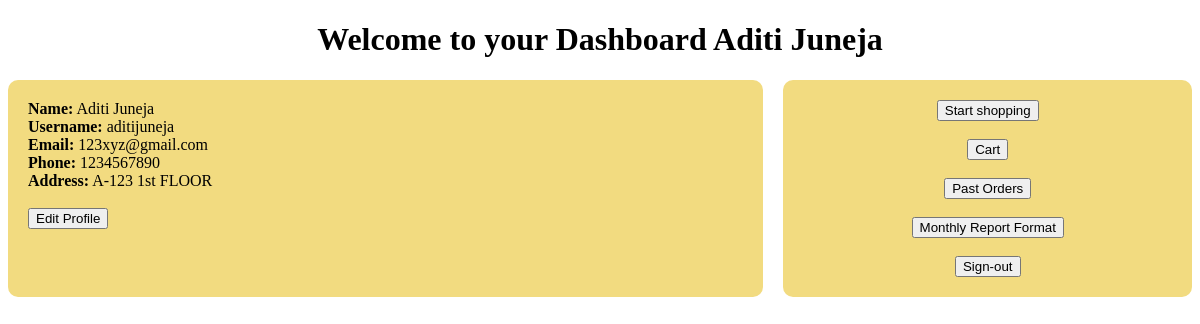
Page /customer/1/dashboard (signed in) on the committed database.
### application/models.py (models this page shows, shortened)
class User(db.Model, UserMixin):
    __abstract__ = True
    name = db.Column(db.String, nullable=False)
    email = db.Column(db.String, unique=True, nullable=False)
    username = db.Column(db.String, unique=True, nullable=False)
    password = db.Column(db.String, nullable=False)
    phone_no = db.Column(db.String(10), nullable=False)

class Customer(User):
    __tablename__ = "customer"
    customer_id = db.Column(db.Integer, autoincrement=True, primary_key=True)
    address = db.Column(db.String, nullable=False)
    last_login = db.Column(db.String, default=None)
    report_format = db.Column(db.String, default="html")
    __table_args__ = (
        CheckConstraint(report_format.in_(["html", "pdf"]), name="valid_report_format"),
    )

### application/views/viewsCustomer.py (the view, shortened to what this page needs)
@viewsCustomer.route("/customer/<int:c_id>/dashboard")
@cache.cached(timeout=20)
def dashboard(c_id):
    user = Customer.query.filter_by(customer_id=c_id).first()
    products, status_code = GetProduct()
    categories, status_code = GetCategory()
    total_orders = OrderDetails.query.filter_by(customer_id=c_id).count()
    n = 5  # number of past orders to be considered for recommendation
    if total_orders >= n:
        orders = (
            OrderDetails.query.filter_by(customer_id=c_id)
            .order_by(desc(OrderDetails.order_date))
            .limit(n)
            .all()
        )
    else:
        orders = OrderDetails.query.filter_by(customer_id=c_id).all()
    orderItems = []
    if orderItems == []:
        products = None
    else:
        products = recommender.recommendProducts(products, categories, orderItems)
    return render_template(
        "dashboard/dashboard_customer.html",
        account_type="customer",
        id=c_id,
        name=user.name,
        address=user.address,
        phone=user.phone_no,
        username=user.username,
        email=user.email,
        products=products,
    )

### application/views/auth.py (called while the page is built)
@login_manager.user_loader
def load_user(user_id):
    if "account_type" not in session:
        session["account_type"] = "user"
        return render_template("signinup/signin_base.html")
    if session["account_type"] == "Customer":
        return Customer.query.get(int(user_id))
    elif session["account_type"] == "Admin":
        return Admin.query.get(int(user_id))
    elif session["account_type"] == "StoreManager":
        return StoreManager.query.get(int(user_id))
    elif session["account_type"] == "DeliveryExecutive":
        return DeliveryExecutive.query.get(int(user_id))
    elif session["account_type"] == "developer":
        return Developer.query.get(int(user_id))
    else:
        return None

### application/views/viewsCustomer.py (called while the page is built)
@viewsCustomer.before_request
@login_required
def require_login():
    customer_id = request.view_args.get("c_id")
    if (
        not isinstance(current_user, Customer)
        or current_user.customer_id != customer_id
    ):
        return render_template("error.html"), 401
    else:
        if request.method in "GET":
            current_user.last_login = datetime.now()
            db.session.commit()

### db_directory/accessDB.py (called while the page is built)
def GetCategory(category_id=None):
    if category_id:
        category = Category.query.get(category_id)
        if category:
            return (
                {
                    "category_id": category.category_id,
                    "name": category.name,
                    "description": category.description,
                },
                200,
            )
        else:
            return {"message": "Category not found"}, 404
    else:
        categories = Category.query.all()
        results = [
            {
                "category_id": category.category_id,
                "name": category.name,
                "description": category.description,
            }
            for category in categories
        ]
        return results, 200

### templates/dashboard/dashboard_customer.html (shortened to what this page needs)
{% extends "dashboard/dashboard_base.html" %}
{% block additional_info %}
            <strong>Address:</strong> {{ address }} <br>
{% endblock %}
{% block buttons %}
    <button onclick="window.location.href='/customer/{{ id }}/searchProducts'">Start shopping</button> <br><br>
    <button onclick="window.location.href='/customer/{{ id }}/cart'">Cart</button> <br><br>
    <button onclick="window.location.href='/customer/{{ id }}/past_orders'">Past Orders</button> <br><br>
    <button onclick="window.location.href='/customer/{{ id }}/monthly_report_format'">Monthly Report Format</button> <br><br>
    <button onclick="window.location.href='/signout'">Sign-out</button>
{% endblock %}

### templates/dashboard/dashboard_base.html (shortened to what this page needs)
<!DOCTYPE html>
<html lang="en">
<head>
</head>
<body>
    <h1 style="text-align: center">Welcome to your Dashboard {{ name }}</h1>
    <div class="container">
        <div class="left-column">
            <strong>Name:</strong> {{ name }} <br>
            <strong>Username:</strong> {{ username }} <br>
            <strong>Email:</strong> {{ email }} <br>
            <strong>Phone:</strong> {{ phone }} <br>
            {% block additional_info %}
            {% endblock %}
            <br>
            <button onclick="window.location.href='/{{ account_type }}/{{ id }}/editProfile'">Edit Profile</button>
        </div>
        <div class="right-column">
            {% block buttons %}{% endblock %}
        </div>
    </div>
</body>
</html>

### templates/dashboard/dashboard_customer.html (style rules this page uses)
.container { display: flex; justify-content: space-between; }
.left-column { width: 66%; background-color: #f2db80; padding: 20px; border-radius: 10px; }
.right-column { width: 34%; align-items: center; text-align: center; background-color: #f2db80; padding: 20px; border-radius: 10px; margin-left: 20px; }

### rows in the picture
Customer: name "Aditi Juneja", username "aditijuneja", email "123xyz@gmail.com", phone_no "1234567890", address "A-123 1st FLOOR"
